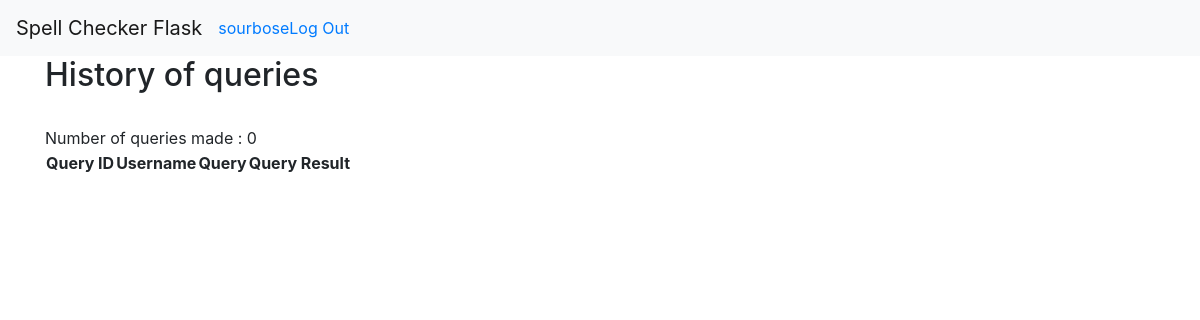
Page /history (signed in) on the earlier database version.
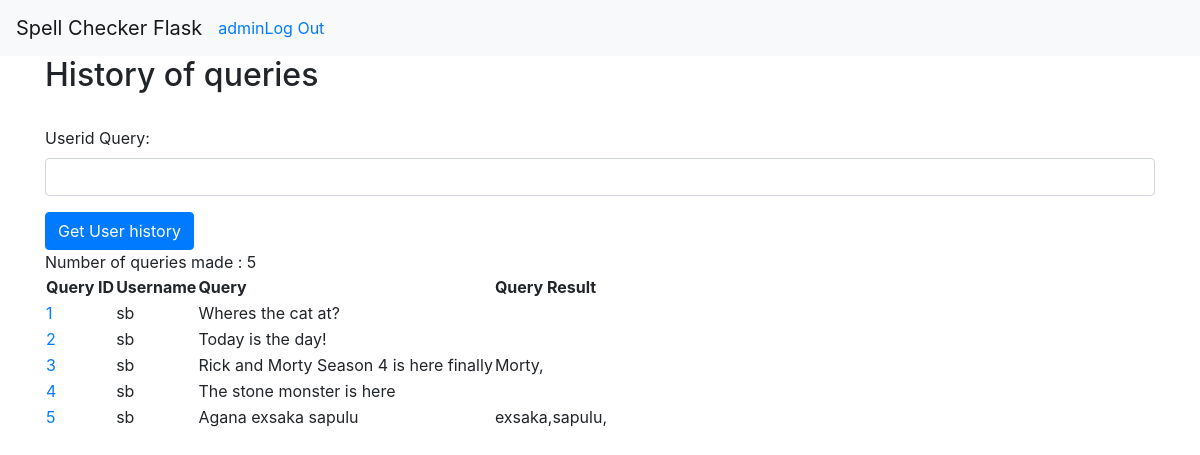
Same page on the later database version.
### tables this page shows
CREATE TABLE user (
    id INTEGER PRIMARY KEY AUTOINCREMENT,
    uname TEXT UNIQUE NOT NULL,
    phone_number TEXT NOT NULL,
    password TEXT NOT NULL
);

CREATE TABLE logs(
    id INTEGER PRIMARY KEY AUTOINCREMENT,
    uname TEXT NOT NULL,
    request TEXT NOT NULL,
    result TEXT NOT NULL
);

### spellchecker.py (the view, shortened to what this page needs)
@root_view.route('/history', methods=['GET', 'POST'])
@isLoggedIn
def get_queries():
    if request.method == 'GET':
        db_connection = database.get_db()
        db_cursor = db_connection.cursor()
        query_list = []
        if g.user['uname'] != 'admin':
            select_query = 'SELECT * FROM logs WHERE uname = ?'
            uname = g.user['uname']
            queries = db_cursor.execute(select_query,(uname,))
            print(query_list)
        else:
            select_query = 'SELECT * FROM logs'
            queries = db_cursor.execute(select_query)
            for row in queries:
                query_list.append({
                "queryid": str(row[0]),
                "username": str(row[1]),
                "querytext": str(row[2]),
                "queryresults": str(row[3])
                })
            print(query_list)
        return render_template('/history.html', list=query_list)

### database.py (called while the page is built)
def get_db():
    if 'db' not in g:
        g.db = sqlite3.connect(
            current_app.config['DATABASE'],
            detect_types=sqlite3.PARSE_DECLTYPES
        )
        g.db.row_factory = sqlite3.Row
    return g.db

### login.py (called while the page is built)
@root_view.before_app_request
def check_if_user_isLoggedIn():
    user_session_id = session.get('session_id')
    print(user_session_id)
    select_query = 'SELECT * FROM user WHERE id = ?'
    if user_session_id is None:
        g.user = None
    else:
        g.user = get_db().execute(select_query, (user_session_id,)).fetchone()

def isLoggedIn(view):
    @functools.wraps(view)
    def wrapped_view(**kwargs):
        if g.user is None:
            return redirect(url_for('login.login'))
        return view(**kwargs)
    return wrapped_view

### spellchecker.py (called while the page is built)
@root_view.after_request
def cache(response):
    response.headers["X-Frame-Options"] = "SAMEORIGIN"
    response.headers['Content-Security-Policy'] = "default-src 'self'"
    return response

### templates/history.html (shortened to what this page needs)
{% extends 'base.html' %}
{% block content %}
<div class="container">
    <h2>History of queries</h2>
    <br/>
    {% if g.user['uname'] == 'admin' %}
    <form method="post" action="/history">
        <div class="form-group">
            <label for="userid">Userid Query:</label>
            <input class="form-control vresize" name="userquery" id="userquery" required ></textarea>
        </div>
        <button type="submit" class="btn btn-primary">Get User history</button>
    </form>
    {% endif %}
    <span id="numqueries">Number of queries made : {{list|length}}</span>
    <table>
        <tr>
            <th>Query ID</th>
            <th>Username</th>
            <th>Query</th>
            <th>Query Result</th>
        </tr>
        {% for query in list %}
        <tr>
            <td id="query{{query.queryid}}">
                <a href="/history/query{{query.queryid}}">{{query.queryid}}</a>
            </td>
            <td id="username">{{query.username}}</td>
            <td id="querytext">{{query.querytext}}</td>
            <td id="queryresults">{{query.queryresults}}</td>
        </tr>
        {% endfor %}
    </table>
</div>
{% endblock %}

### templates/base.html (shortened to what this page needs)
<!doctype html>
<html>
<head>
{% block head %}
  <link rel="stylesheet" href="static/bootstrap/css/bootstrap.min.css">
  {% endblock %}
</head>
<body>
{% block navbar %}
<nav class="navbar navbar-expand-lg navbar-light bg-light">
    <span class="navbar-brand">Spell Checker Flask</span>
    <div class="collapse navbar-collapse" id="navbarNav">
      <ul class="navbar-nav">
        {% if g.user %}
        <li class="nav-item">
          <a href="{{ url_for('spellchecker.get_queries') }}">{{ g.user['uname'] }}</a>
        </li>
        <li class="nav-item">
          <a href="{{ url_for('login.logout') }}">Log Out</a>
        </li>
        {% endif %}
      </ul>
    </div>
  </nav>
{% endblock %}
{% block content %}{% endblock %}

Differences in the rows shown:
changed user: user.uname "sourbose" → "admin"; uname "sourbose" → "admin" (drawn)
added logs: queryid "1", username "sb", querytext "Wheres the cat at?"
added logs: queryid "2", username "sb", querytext "Today is the day!"
added logs: queryid "3", username "sb", querytext "Rick and Morty Season 4 is here finally", queryresults "Morty,"
added logs: queryid "4", username "sb", querytext "The stone monster is here"
added logs: queryid "5", username "sb", querytext "Agana exsaka sapulu", queryresults "exsaka,sapulu,"
Other differences:
{{ list|length }}: "0" → "5"
text now shown: "Userid Query: Get User history"
